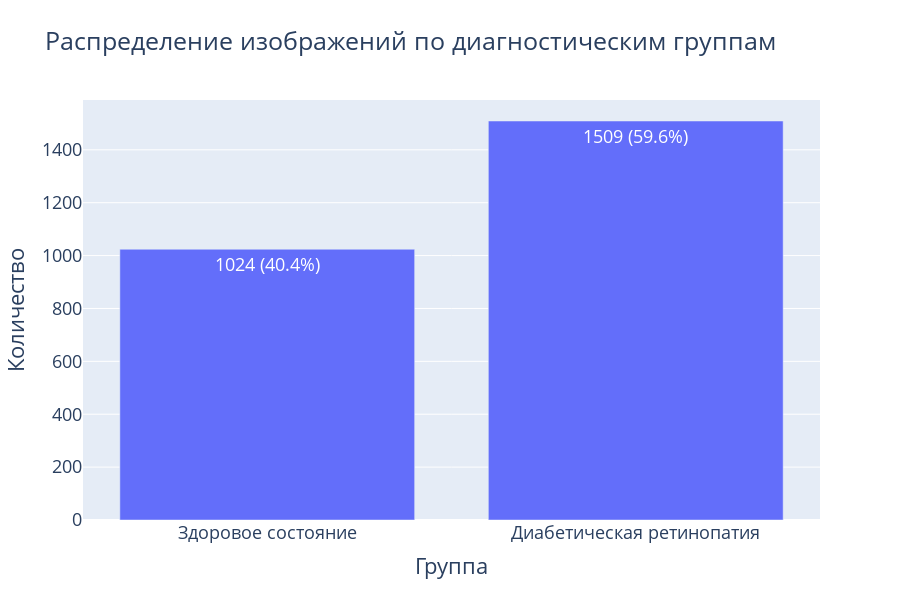

This figure's notebook cell:
### Markdown cell above
- Количество изображений и категорий совпадает с описанием датасета на его странице в Kaggle
- Все изображения одного размера 2004: на 1690 пикселей

### Code cell
import plotly.express as px
import pandas as pd

# Формируем словарь с данными для графика
# category: список названий категорий
# count: количество изображений в каждой категории
data = {
    "category": [mapping.get(k, k) for k in category_info.keys()],
    "count": list(category_info.values()),
}
df = pd.DataFrame(data)
# Общее количество изображений во всех категориях
total = df["count"].sum()
# Добавляем столбец с процентом от общего числа
df["perc"] = df["count"] / total * 100

# Строим столбчатую диаграмму
fig = px.bar(
    df,
    x="category",
    y="count",
    text=df.apply(lambda row: f"{row['count']} ({row['perc']:.1f}%)", axis=1), # Подписи на столбцах: число и процент
    title="Распределение изображений по диагностическим группам",
    labels={"category": "Группа", "count": "Количество"}, # Подписи осей
    height=600,
)

# Настройка размер шрифта, отображение текста
fig.update_layout(uniformtext_minsize=16,
                  uniformtext_mode="hide", font=dict(size=18))
fig.show()

### Figure 1 — Plotly figure (JSON) as saved in the notebook; plotly's stock layout.template omitted (floating-point values rounded to 4 significant figures)
{"data": [{"alignmentgroup": "True", "hovertemplate": "Группа=%{x}<br>Количество=%{y}<br>text=%{text}<extra></extra>", "legendgroup": "", "marker": {"color": "#636efa", "pattern": {"shape": ""}}, "name": "", "offsetgroup": "", "orientation": "v", "showlegend": false, "text": ["1024 (40.4%)", "1509 (59.6%)"], "textposition": "auto", "type": "bar", "x": ["Здоровое состояние", "Диабетическая ретинопатия"], "xaxis": "x", "y": [1024, 1509], "yaxis": "y"}], "layout": {"barmode": "relative", "font": {"size": 18}, "height": 600, "legend": {"tracegroupgap": 0}, "title": {"text": "Распределение изображений по диагностическим группам"}, "uniformtext": {"minsize": 16, "mode": "hide"}, "xaxis": {"anchor": "y", "domain": [0, 1], "title": {"text": "Группа"}}, "yaxis": {"anchor": "x", "domain": [0, 1], "title": {"text": "Количество"}}}}
